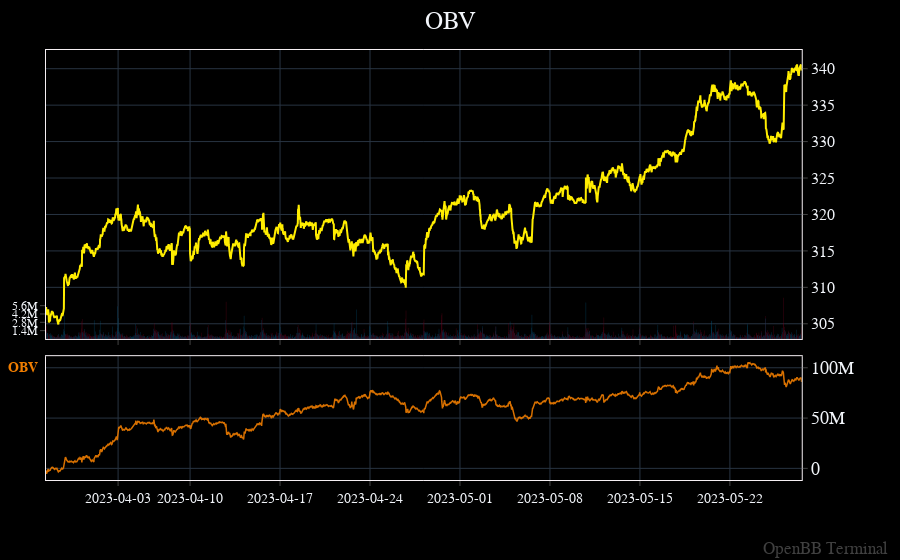

Write notebook code for a chart like this one.
### Code cell
openbb.ta.obv_chart(data= openbb.stocks.load('QQQ', start_date = '2022-11-18', interval = 5, prepost = True))

### Figure 1 — Plotly figure (JSON) as saved in the notebook; plotly's stock layout.template omitted (floating-point values rounded to 4 significant figures; data arrays with more than 128 entries replaced by an {"elided": "..."} marker saying what was removed)
{"data": [{"connectgaps": true, "hovertemplate": "%{y}<extra></extra>", "name": " OBV Close", "type": "scatter", "x": {"elided": "7938 str values"}, "xaxis": "x", "y": {"elided": "7938 float values"}, "yaxis": "y"}, {"marker": {"color": {"elided": "7938 str values"}, "line": {"width": 0.15}}, "name": "Volume", "opacity": 0.7, "type": "bar", "x": {"elided": "7938 str values"}, "xaxis": "x", "xhoverformat": "%I:%M%p %Y-%m-%d", "y": {"elided": "7938 int values"}, "yaxis": "y2"}, {"connectgaps": true, "hovertemplate": "%{y}<extra></extra>", "line": {"color": "#ef7d00", "width": 1.5}, "mode": "lines", "name": "OBV", "opacity": 0.9, "type": "scatter", "x": {"elided": "7938 str values"}, "xaxis": "x2", "xhoverformat": "%I:%M%p %Y-%m-%d", "y": {"elided": "7938 int values"}, "yaxis": "y3"}], "layout": {"annotations": [{"font": {"color": "#ef7d00", "size": 14}, "text": "<b>OBV</b>", "x": 0, "xanchor": "right", "xref": "x2 domain", "xshift": -6, "y": 0.98, "yref": "y3 domain"}, {"font": {"color": "gray", "size": 17}, "opacity": 0.5, "text": "OpenBB Terminal", "x": 1, "xanchor": "right", "xref": "paper", "xshift": 40, "y": 0, "yanchor": "bottom", "yref": "paper", "yshift": -80}], "bargap": 0, "bargroupgap": 0, "barmode": "overlay", "hoverdistance": 2, "legend": {"groupclick": "toggleitem", "orientation": "v", "tracegroupgap": 133.3}, "margin": {"b": 80, "l": 40, "r": 50, "t": 50}, "modebar": {"activecolor": "#d1030d", "bgcolor": "#2A2A2A", "color": "#FFFFFF", "orientation": "v"}, "newshape": {"line": {"color": "gold"}}, "showlegend": false, "spikedistance": 2, "title": {"text": " OBV", "x": 0.5, "xanchor": "center", "y": 0.98, "yanchor": "top"}, "xaxis": {"anchor": "y", "domain": [0, 0.94], "matches": "x4", "rangebreaks": [{"bounds": [16, 9.5], "pattern": "hour"}, {"bounds": ["sat", "mon"]}, {"values": ["2023-04-07T09:30:00"]}], "showticklabels": false}, "xaxis2": {"anchor": "y3", "domain": [0, 0.94], "matches": "x4", "rangebreaks": [{"bounds": [16, 9.5], "pattern": "hour"}, {"bounds": ["sat", "mon"]}, {"values": ["2023-04-07T09:30:00"]}], "showticklabels": true, "tickformatstops": [{"dtickrange": [null, 86400000], "value": "%I%p\n%b,%d"}, {"dtickrange": [86400000, 604800000], "value": "%Y-%m-%d"}, {"dtickrange": [604800000, "M1"], "value": "%Y-%m-%d"}, {"dtickrange": ["M1", null], "value": "%Y-%m-%d"}], "type": "date"}, "yaxis": {"anchor": "x", "automargin": true, "autorange": true, "domain": [0.328, 1.0], "fixedrange": false, "layer": "above traces", "nticks": 10, "side": "right", "tickfont": {"size": 16}}, "yaxis2": {"anchor": "x", "fixedrange": true, "nticks": 10, "overlaying": "y", "range": [0, 48589051], "showgrid": false, "showline": false, "side": "left", "tickfont": {"size": 12}, "tickvals": [1400000, 2800000, 4200000, 5600000], "zeroline": false}, "yaxis3": {"anchor": "x2", "autorange": true, "domain": [0, 0.288], "nticks": 5}}}
